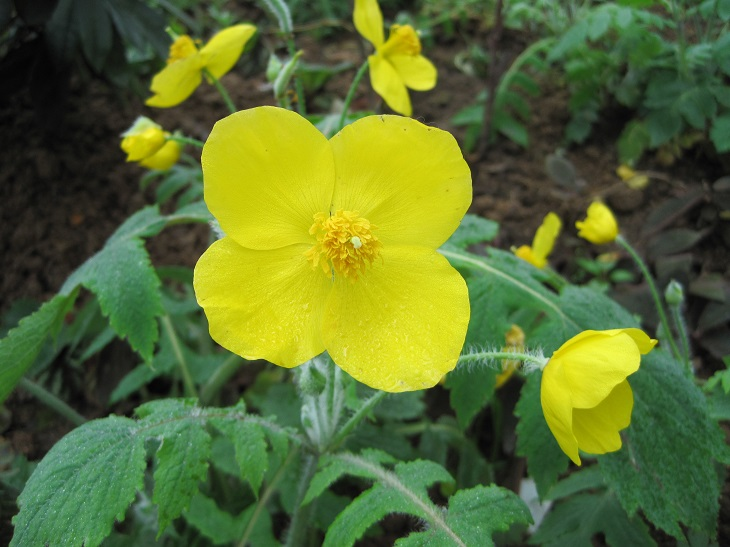
#> input picture Chapter02/image0.JPG, 730 x 547 px
$ jupyter execute '第二章.ipynb'
#> lines starting #> are read from the running program, lines starting #| are printed output that depends on the picture; after the words box and inside, x2 and y2 are one past the last pixel; in counts of white or black regions, pixels touching at a corner belong together
# 第二章

## 01 图片的读取和展示

[cell 1]
import cv2

image = cv2.imread('./image0.JPG', 1) # cv2.imread('图片路径', int num) num：0：灰度图片；1：非灰度图片
#> image is the input picture: shape (547, 730, 3); mean B, G, R 48.7, 109.6, 90.1
cv2.imshow('Image', image)
print(cv2.__version__) # 打印opencv的版本
cv2.waitKey(0)

## 02 图片的写入

[cell 2]
image = cv2.imread('./image0.JPG', 0)
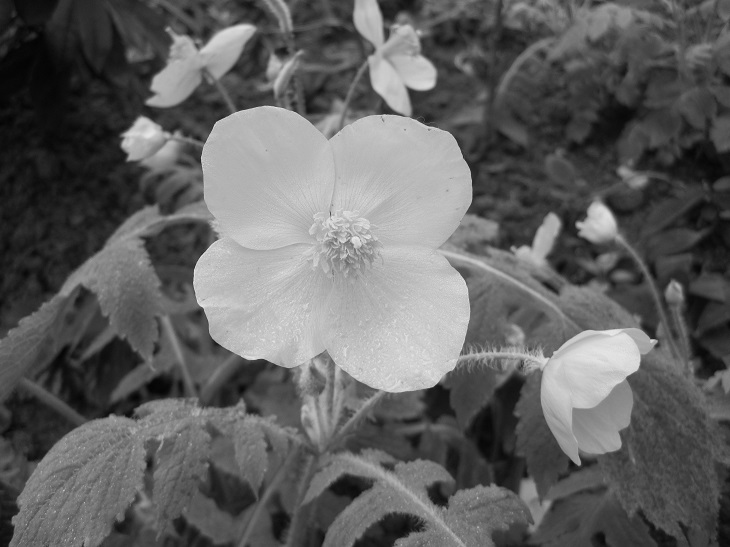
#> image: shape (547, 730); min 4, max 236, mean 96.8
cv2.imwrite('image_save.png', image)
cv2.waitKey(0)

## 03 图片的不同质量保存

[cell 3]
image = cv2.imread('./image0.JPG', 1)
cv2.imwrite('image_save.jpg', image, [cv2.IMWRITE_JPEG_QUALITY, 0]) # 以低质量保存图片
cv2.waitKey(0)

## 09 像素操作基础

1. jpg RGB 三通道
2. png RGB alpha 四通道
3. 1.14M = (720(width) * 547(height) * 3(通道) * 8(位)) / 8

[cell 4]
img = cv2.imread('image0.JPG', 1)
(b, g, r) = img[100, 100] # 位于图片100，100位置的像素值
#> b = 39; g = 46; r = 49
print(b, g, r)
#| 39 46 49

[cell 5]
for i in range(1, 100):
    img[10 + i] = (255, 0, 0)
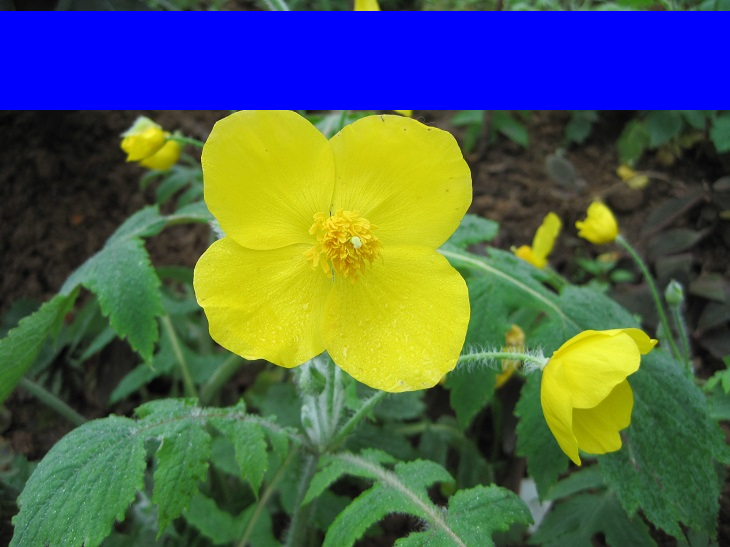
#> img: shape (547, 730, 3); 18.1% of pixels changed, all inside (x1, y1, x2, y2) = (0, 11, 730, 110)
cv2.imshow('image', img)
cv2.waitKey(0)
